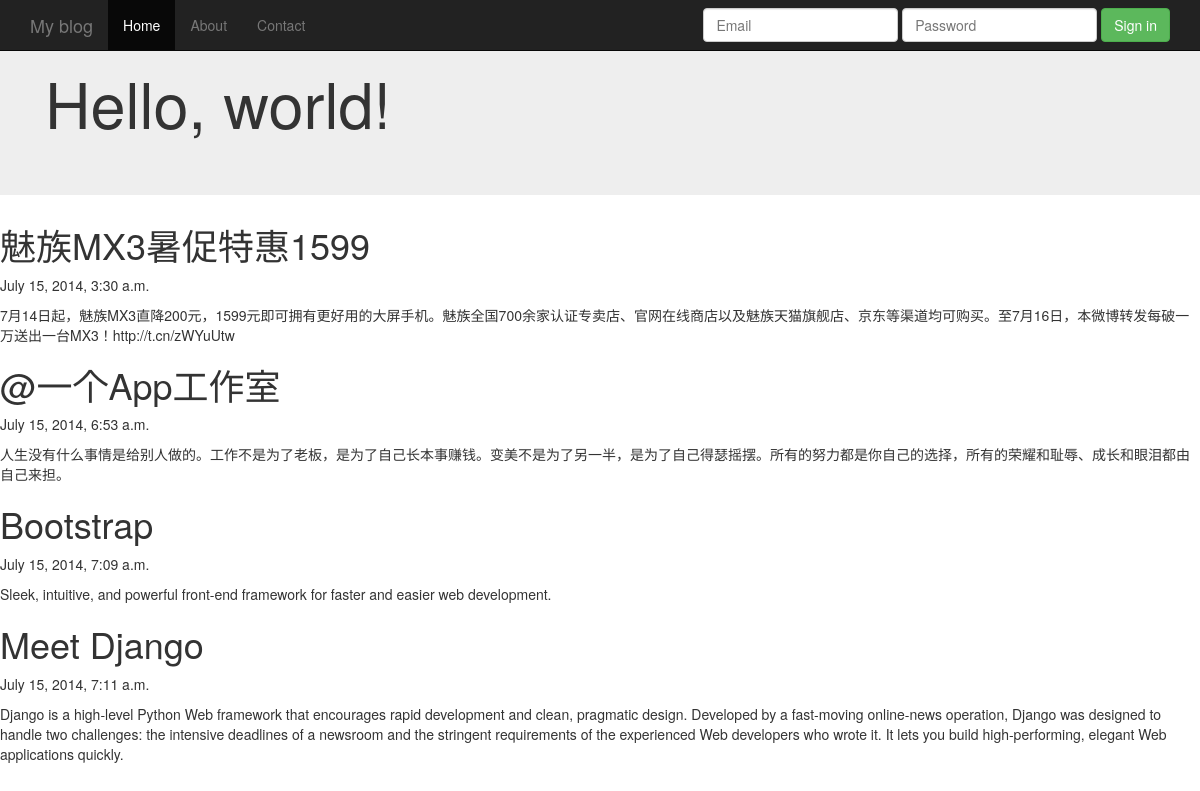
Screenshot of /blog/ with the database file from the repository.
### blog/models.py (models this page shows)
class BlogPost(models.Model):
    title = models.CharField(max_length=150)
    body = models.TextField()
    timestamp = models.DateTimeField()

### blog/views.py (the view)
# urls.py: url(r'^blog/$',archive),
def archive(request):
    posts = BlogPost.objects.all()
    t = loader.get_template('archive.html')
    c = Context({'posts':posts})
    return HttpResponse(t.render(c))

### blog/templates/archive.html
{% extends "base.html" %}
{% block content %}
{% for post in posts %}
<h1>{{ post.title}}</h1>
<p>{{ post.timestamp}}</p>
<p>{{ post.body }}</p>
{% endfor %}
{% endblock %}

### blog/templates/base.html (shortened to what this page needs)
<html>
<head>
    {% block bootstrapcss %}
    <link href="/static/bootstrap/css/bootstrap.min.css" rel="stylesheet">
     <link href="/static/starter-template.css" rel="stylesheet">
    {% endblock %}
  </head>
<body>
    {% block container %}
    <div class="navbar navbar-inverse navbar-fixed-top" role="navigation">
      <div class="container">
        <div class="navbar-header">
          <a class="navbar-brand" href="#">My blog</a>
        </div>
        <div class="navbar-collapse collapse">
		 <ul class="nav navbar-nav">
            <li class="active"><a href="#">Home</a></li>
            <li><a href="#about">About</a></li>
            <li><a href="#contact">Contact</a></li>
          </ul>
          <form class="navbar-form navbar-right" role="form">
            <div class="form-group">
              <input type="text" placeholder="Email" class="form-control">
            </div>
            <div class="form-group">
              <input type="password" placeholder="Password" class="form-control">
            </div>
            <button type="submit" class="btn btn-success">Sign in</button>
          </form>
        </div>
      </div>
    </div>
    <div class="jumbotron">
      <div class="container">
        <h1>Hello, world!</h1>
      </div>
    </div>
     {% endblock %}
{% block content %}
{% endblock %}
</body>
</html>

### blog/static/starter-template.css (style rules this page uses)
body { padding-top 50px; }

### rows the page displays
BlogPost: title "魅族MX3暑促特惠1599", timestamp "July 15, 2014, 3:30 a.m.", body "7月14日起，魅族MX3直降200元，1599元即可拥有更好用的大屏手机。魅族全国700余家认证专卖店、官网在线商店以及魅族天猫旗舰店、京东等渠道均可购买。至7月16日，本微博转发每破一万送出一台MX3！http://t.cn/zWYuUtw"
BlogPost: title "@一个App工作室", timestamp "July 15, 2014, 6:53 a.m.", body "人生没有什么事情是给别人做的。工作不是为了老板，是为了自己长本事赚钱。变美不是为了另一半，是为了自己得瑟摇摆。所有的努力都是你自己的选择，所有的荣耀和耻辱、成长和眼泪都由自己来担。"
BlogPost: title "Bootstrap", timestamp "July 15, 2014, 7:09 a.m.", body "Sleek, intuitive, and powerful front-end framework for faster and easier web development."
BlogPost: title "Meet Django", timestamp "July 15, 2014, 7:11 a.m.", body "Django is a high-level Python Web framework that encourages rapid development and clean, pragmatic design. Developed by a fast-moving online-news operation, Django was designed to handle two challenges: the intensive deadlines of a newsroom and the stringent requirements of the experienced Web developers who wrote it. It lets you build high-performing, elegant Web applications quickly."
